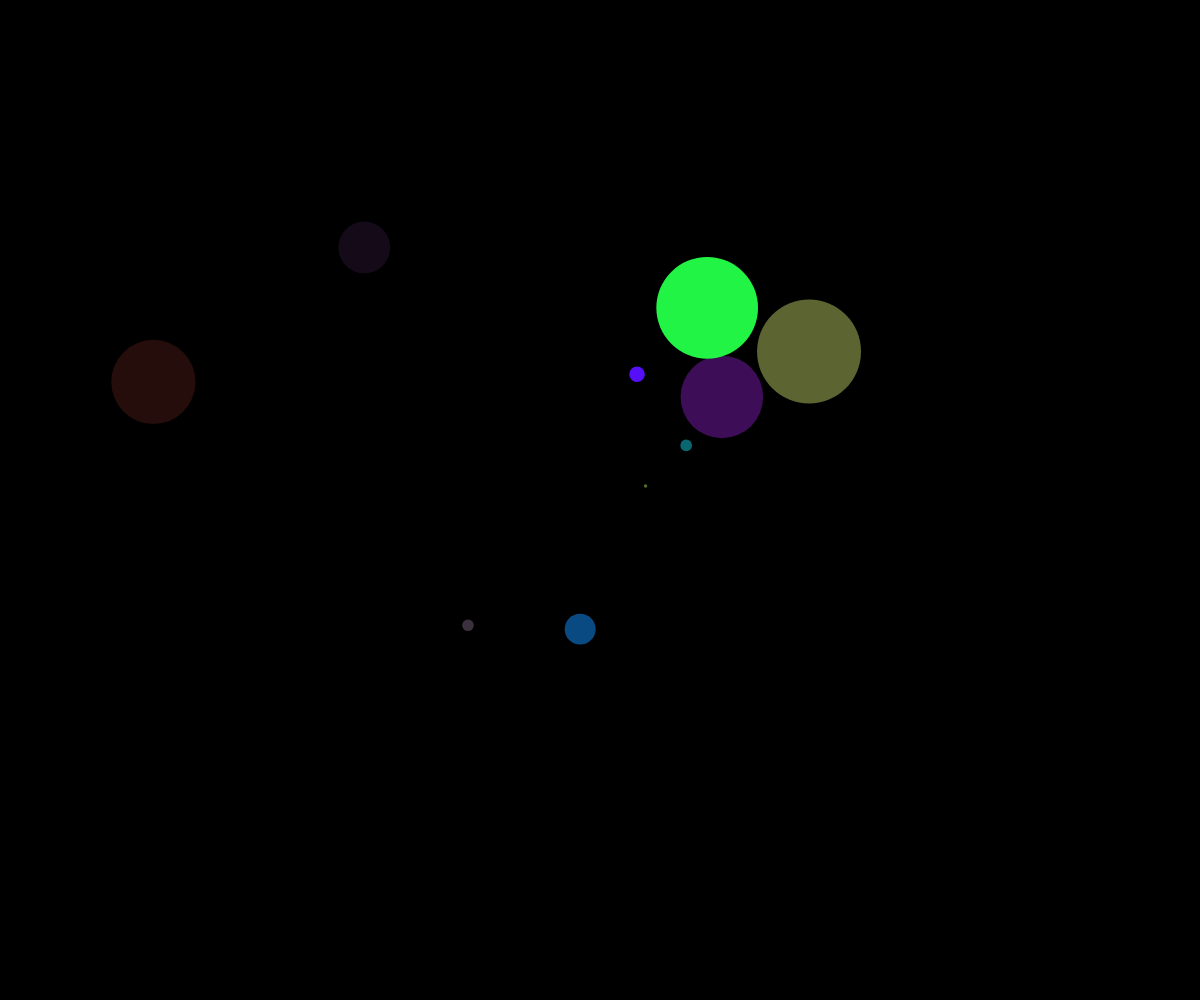
Frame 1 (no input)
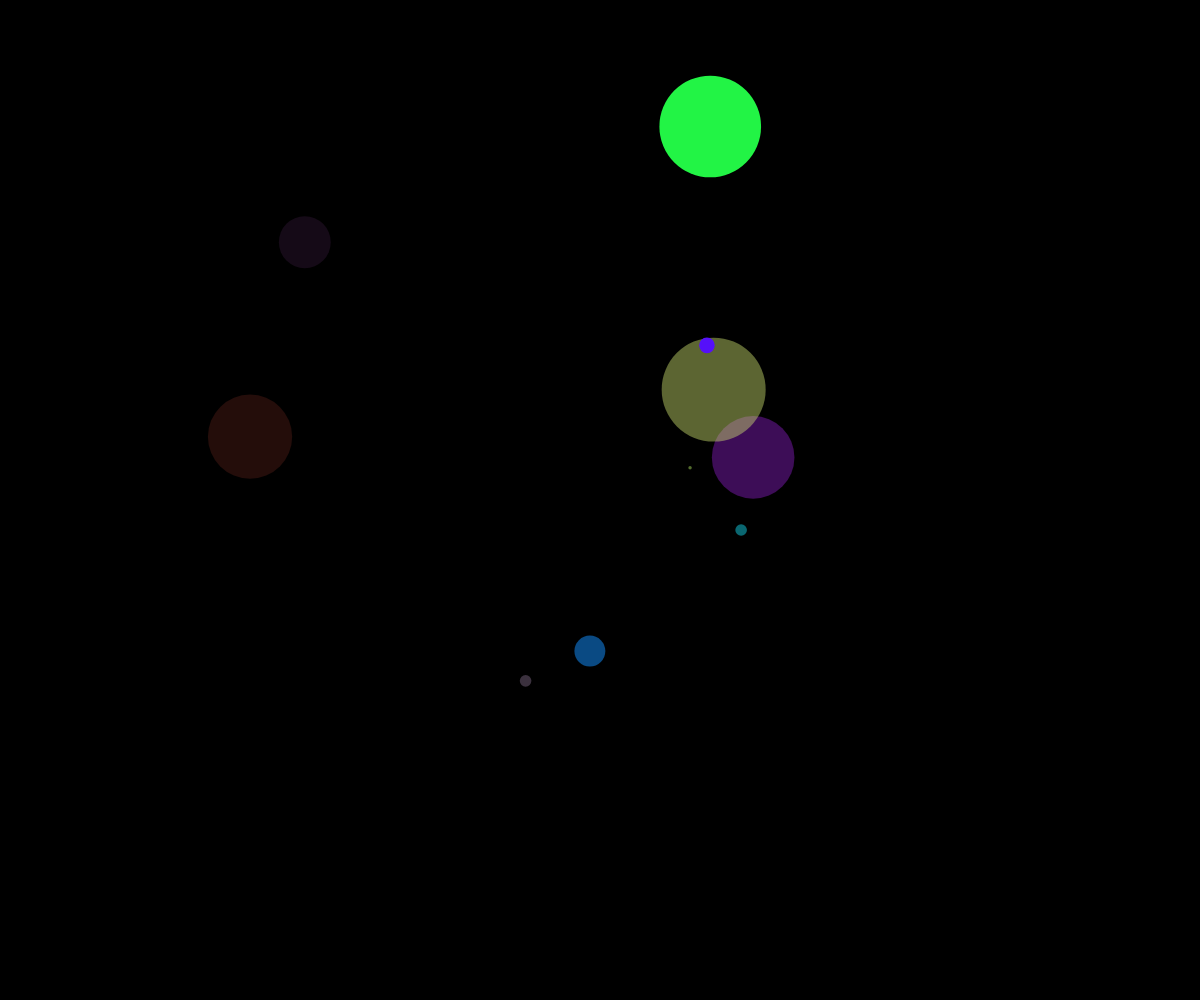
Frame 60 (no input)
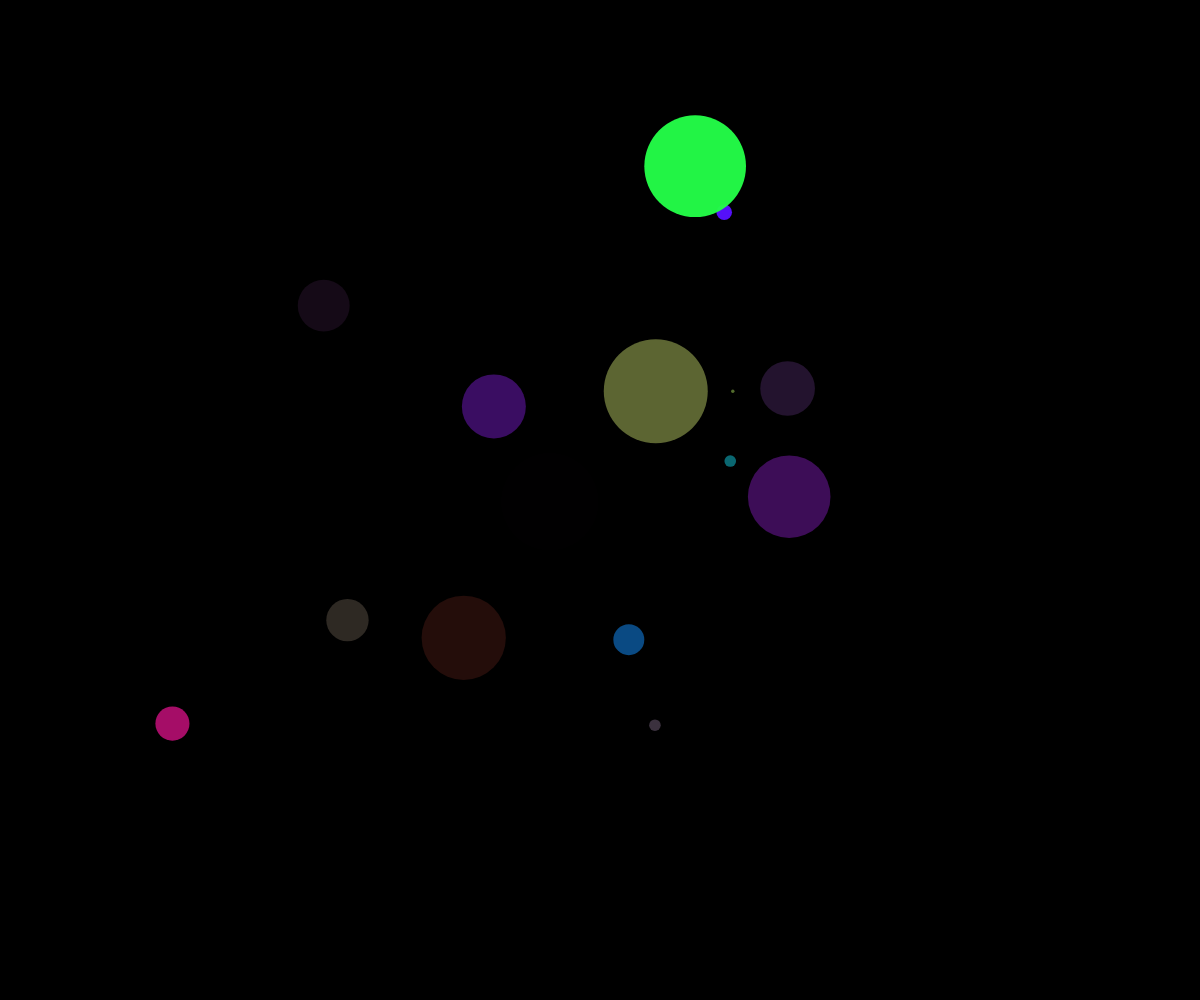
Frame 120 (the mouse pressed at the canvas centre since frame 60)

The p5.js sketch that drew these frames (run headless with seeded random() and noise() and a simulated clock; from frame 60 on, the mouse is pressed at the canvas centre):

// p5.js sketch
// ── sketch.js
// Ball Array
// George Williams
// 10/07/2021
//
// Extra for Experts:
// - describe what you did to take this project "above and beyond"


let ballArray = [];

function setup() {
  createCanvas(windowWidth, windowHeight);
  for (let i = 0; i < 10; i++){
    spawnBall();
  }
  
}

function draw() {
  background("black");

  for (let myBall of ballArray) {
    noStroke();
    fill(myBall.theColor);
    myBall.x = noise(myBall.time)*width;
    myBall.y = noise(myBall.time+100)*height;
    circle(myBall.x, myBall.y, myBall.radius*2);
    myBall.time += 0.003;
    
  }
}

function spawnBall (){
  let myBall = {
    radius: random(1-60),
    x: random(width),
    y: random(height),
    time: random(1000),
    theColor: color(random(255), random(255), random(255), random(255)),
  };

  ballArray.push(myBall);
}

function mousePressed() {
  for (let i = 0; i < 5; i ++) {
  spawnBall();
  }
}
